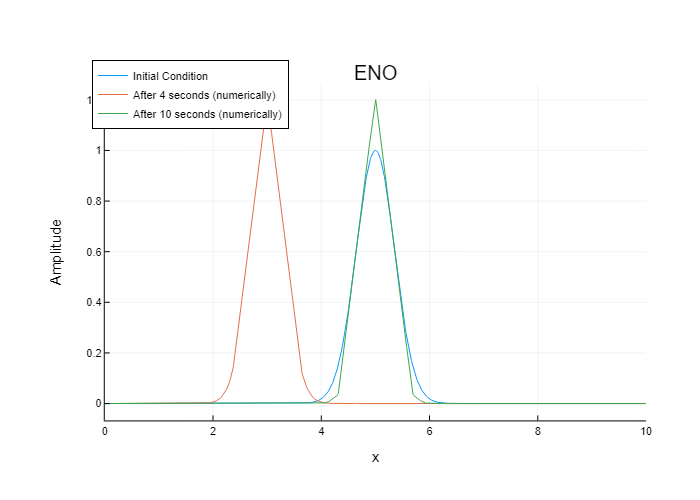

The script that drew this image:
using Plots
plotly(ticks=:native) # Allow to zoom and will adjust the grid

# function ENO(u, Δt, α, Δx)
#     v = copy(u)
#     v[1] = u[1] - ((Δt * α) * (((u[1] - u[end]) / Δx) + (Δx / 2) * minmod((u[2] - 2 * u[1] + u[end]) / (Δx^2), (u[1] - 2 * u[end] + u[end-1]) / (Δx^2))))
#     v[2] = u[2] - ((Δt * α) * (((u[2] - u[1]) / Δx) + (Δx / 2) * minmod((u[3] - 2 * u[2] + u[1]) / (Δx^2), (u[2] - 2 * u[1] + u[end]) / (Δx^2))))
#     v[3:end-1] .= u[3:end-1] .- ((Δt * α) .* (((u[3:end-1] .- u[2:end-2]) / Δx) .+ (Δx / 2) * minmod.((u[4:end] - 2 * u[3:end-1] + u[2:end-2]) / (Δx^2), (u[3:end-1] - 2 * u[2:end-2] + u[1:end-3]) / (Δx^2))))
#     v[end] = u[end] - ((Δt * α) * (((u[end] - u[end-1]) / Δx) + (Δx / 2) * minmod((u[1] - 2 * u[end] + u[end-1]) / (Δx^2), (u[end] - 2 * u[end-1] + u[end-2]) / (Δx^2))))
#     return v
# end

function ENO(u, Δt, α, Δx)
    n=length(u)
    v = similar(u)
    for i = 1:n
        in1 = mod1(i - 1, n)    # index of i-1 with periodic boundary
        in2 = mod1(i - 2, n)    # index of i-2 with periodic boundary
        ip1 = mod1(i + 1, n)    # index of i+1 with periodic boundary
        v[i] = u[i] - ((Δt * α) * (((u[i] - u[in1]) / Δx) + (Δx / 2) * minmod((u[ip1] - 2 * u[i] + u[in1]) / (Δx^2), (u[i] - 2 * u[in1] + u[in2]) / (Δx^2))))
    end
    return v
end


function minmod(p, q)
    if (p * q > 0)
        return sign(p) * min(abs(p), abs(q))
    end
    return 0
end

# Define the grid parameters
L = 10.0   # Length of the domain in the x direction 
Δx = 0.01  # Grid spacing in the x direction 
Nx = Int(L / Δx)   # Number of grid points in the x direction
c = 0.5   # Courant Numbers

# Define the physical parameters
α = 2   # Speed of Propagation

# Define the simulation parameters
sim_time = 4   # Total simulation time 
Δt = round(c * Δx / α, digits=4)  # time step size 
num_time_step = round(sim_time / Δt)   # Number of time steps

# Define the initial condition
x_values = range(0, stop=L, length=Nx)
u = exp.(-4 .* (x_values .- 5) .^ 2)
# Plot the initial condition
plot(xlabel="x", ylabel="Amplitude", title="ENO", legend=:topleft, grid=true)
plot!(x_values, u, label="Initial Condition")

# Run the simulation
for j in 1:num_time_step
    global u = ENO(u, Δt, α, Δx)
end

# Numerical
plot!(x_values, u, label="After $(sim_time) seconds (numerically)")

# Define the simulation parameters
sim_time_2 = 6   # Total simulation time 
num_time_step_2 = round(sim_time_2 / Δt)   # Number of time steps

# Run the simulation
for j in 1:num_time_step_2
    global u = ENO(u, Δt, α, Δx)
end

# Numerical
plot!(x_values, u, label="After $(sim_time+sim_time_2) seconds (numerically)")
# png("Second Order ENO")
